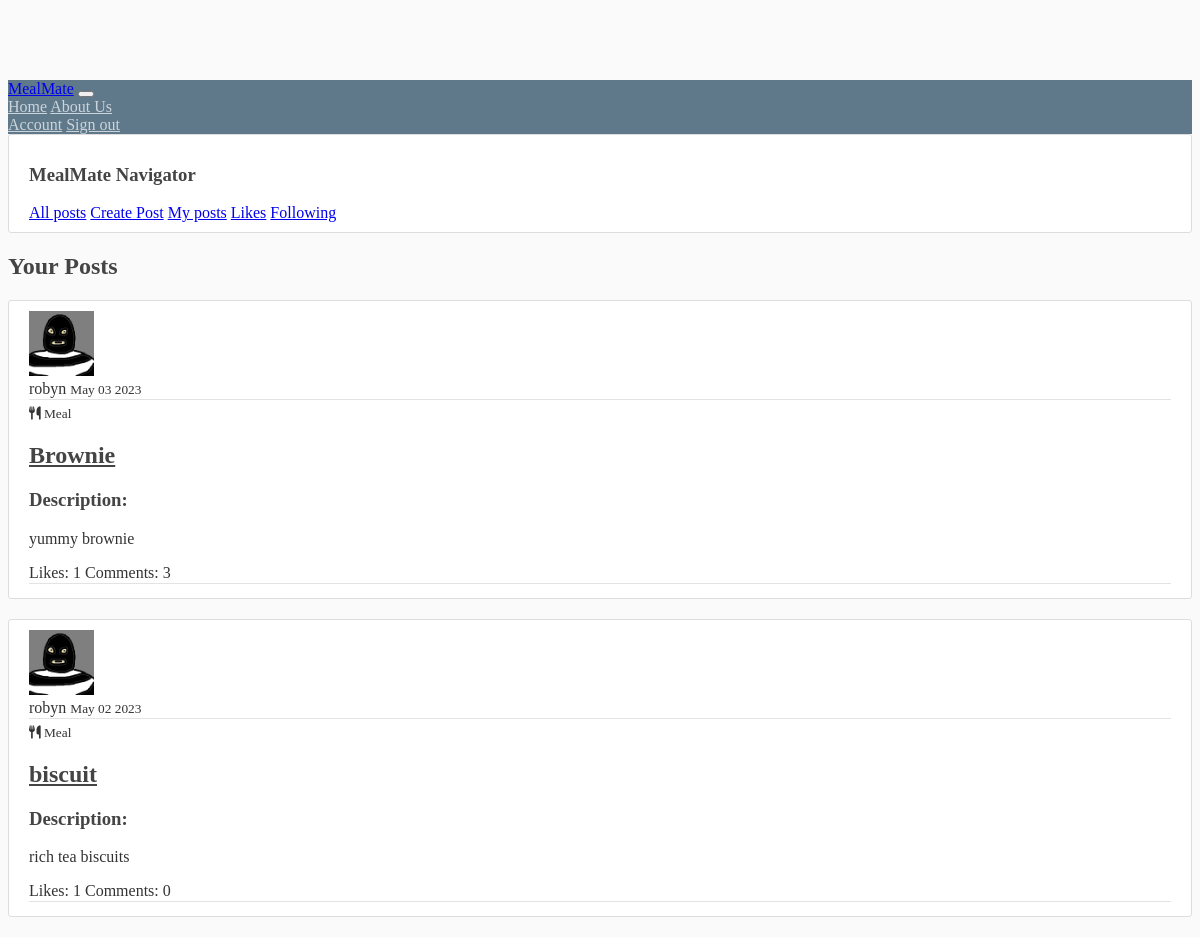
Page /user/MichaelW/ (signed in) on the committed database.
### website/models.py (models this page shows, shortened)
class Post(models.Model):
    TYPE_CHOICES = (
        ("RECIPE", 'Recipe'),
        ("MEAL", 'Meal')
    )
    title = models.CharField(max_length=150)
    type = models.CharField(
        max_length=6,
        choices=TYPE_CHOICES
    )
    date_posted = models.DateField(default=timezone.now)
    description = models.TextField()
    ingredients = models.TextField(blank=True)  # only 'recipe' posts will have this
    instructions = models.TextField(blank=True)  # only 'recipe' posts will have this
    author = models.ForeignKey(User, on_delete=models.CASCADE)
    likes = models.ManyToManyField(User, blank=True, related_name='likes')
    comments = models.ManyToManyField(Comment, blank=True, related_name='comments')
    reviews = models.ManyToManyField(Review, blank=True, related_name='reviews')

### members/models.py (models this page shows, shortened)
class Profile(models.Model):
    user = models.OneToOneField(User, on_delete=models.CASCADE)
    image = models.ImageField(default='default.jpg', upload_to='profile_pics')
    followers = models.ManyToManyField(User, blank=True, related_name='followers')
    following = models.ManyToManyField(User, blank=True, related_name='following')

### website/views.py (the view)
# urls.py: path('user/<str:username>/', views.UserPostListView.as_view(), name="user-posts"),
class UserPostListView(ListView):
    model = Post
    template_name = 'website/user_posts.html'
    context_object_name = 'posts'
    paginate_by = 2
    def get_queryset(self):
        user = self.request.user
        return Post.objects.filter(author=user).order_by('-date_posted')

### templates/website/user_posts.html (shortened to what this page needs)
{% extends "website/base.html" %}
{% block content %}
    <h2> Your Posts </h2>
    {% for post in posts %}
    <article class="media content-section">
        <img class="rounded-circle article-img" src="{{ post.author.profile.image.url }}">
        <div class="media-body">
            <div class="article-metadata">
                <a class="mr-2">{{ post.author }}</a>
                <small class="text-muted">{{ post.date_posted | date:"F d Y" }}</small>
            </div>
            {% if post.type == 'MEAL' %}
                <small><i class="fa-solid fa-utensils"></i> Meal</small>
            {% elif post.type == 'RECIPE' %}
                <small><i class="fa-solid fa-kitchen-set"></i> Recipe</small>
            {% endif %}
            <h2><a class="article-title" href="{% url 'post-detail' post.id %}">{{ post.title }}</a></h2>
            {% if post.type == 'MEAL' %}
                <h3>Description:</h3>
                <p class="article-content">{{ post.description }}</p>
            {% endif %}
            <div class="article-metadata">
                <a class="mr-2">Likes: {{ post.likes.count }}</a>
                <a class="mr-2">Comments: {{ post.comments.count }}</a>
            </div>
        </div>
    </article>
{% endfor %}
{% endblock %}

### static/website/main.css (style rules this page uses)
body { background: #fafafa; color: #333333; margin-top: 5rem; }
h1, h2, h3, h4, h5, h6 { color: #444444; }
.content-section { background: #ffffff; padding: 10px 20px; border: 1px solid #dddddd; border-radius: 3px; margin-bottom: 20px; }
.article-title { color: #444444; }
.article-content { white-space: pre-line; }
.article-img { height: 65px; width: 65px; margin-right: 16px; }
.article-metadata { padding-bottom: 1px; margin-bottom: 4px; border-bottom: 1px solid #e3e3e3 }

### rows in the picture
Post: author.profile.image (picture), author "robyn", date_posted "May 03 2023", type "MEAL" (drawn), title "Brownie", description "yummy brownie", likes.count "1", comments.count "3"
Post: author.profile.image (picture), author "robyn", date_posted "May 02 2023", type "MEAL" (drawn), title "biscuit", description "rich tea biscuits", likes.count "1", comments.count "0"
